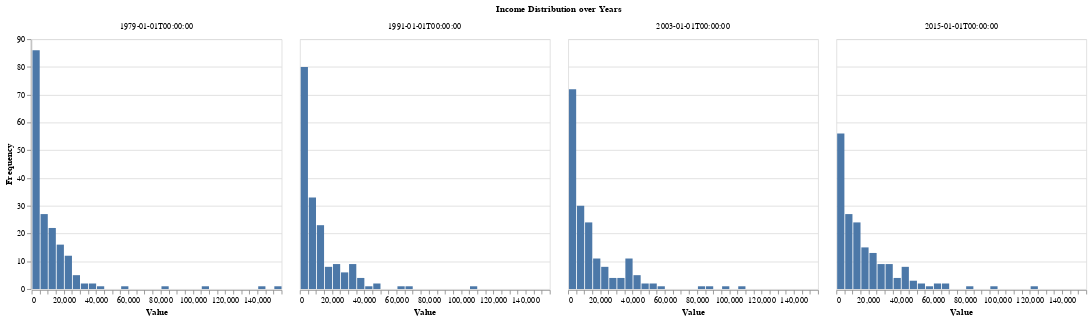

Write notebook code for a chart like this one.
### Markdown cell above
<div class="alert alert-warning" style="color:black">

### Question 6.1 (Optional)
rubric={accuracy:1,viz:1}

<h4>Python</h4>
<ol type="1">
<li>Wrangle your data to include the years 1979, 1991, 2003 and 2015.</li>
<li>Create a histogram (binned bar chart) of the income distribution with an appropriate number of bins.</li>
<li>Facet by year and make the plots smaller so that they fit in a single row.</li>
<li>It is a little hard to tell if the data is exactly the same as the prediction since we are not using a log scale and a histogram instead of a density plot (we’ll learn about these things later). But in general, briefly explain whether you think the trend is the same or not?</li>
</ol>
</div>

### Code cell
# YOUR PYTHON ANSWER GOES HERE
filtered6 = data[data['year'].dt.year.isin([1979, 1991, 2003, 2015])]

plt61 = alt.Chart(filtered6).mark_bar().encode(x=alt.X('income:Q', bin=alt.Bin(maxbins=40), title='Value'),y=alt.Y('count()', title='Frequency')
).properties(width=300, height=300, title='Income Distribution over Years').facet(facet=alt.Facet('year:O', sort='ascending', title='Income Distribution over Years'),columns=4)
plt61

### Figure 1 — Vega-Lite specification as saved in the notebook (floating-point values rounded to 4 significant figures; data arrays with more than 128 entries replaced by an {"elided": "..."} marker saying what was removed)
{"$schema": "https://vega.github.io/schema/vega-lite/v5.20.1.json", "columns": 4, "config": {"view": {"continuousHeight": 300, "continuousWidth": 300}}, "data": {"name": "data-2667c3c24ba142b6c21b2cfe1b0e78f0"}, "datasets": {"data-2667c3c24ba142b6c21b2cfe1b0e78f0": {"elided": "712 records"}}, "facet": {"field": "year", "sort": "ascending", "title": "Income Distribution over Years", "type": "ordinal"}, "spec": {"encoding": {"x": {"bin": {"maxbins": 40}, "field": "income", "title": "Value", "type": "quantitative"}, "y": {"aggregate": "count", "title": "Frequency", "type": "quantitative"}}, "height": 300, "mark": {"type": "bar"}, "title": "Income Distribution over Years", "width": 300}}
